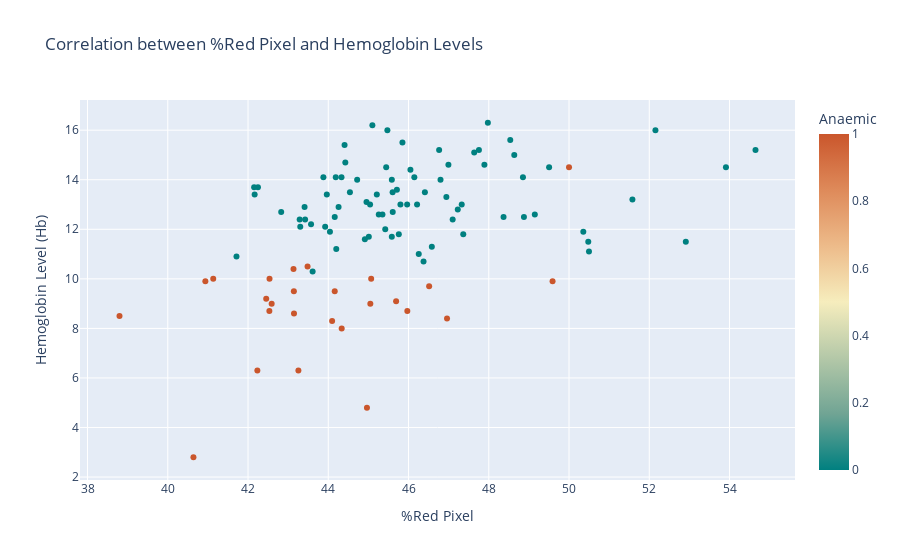

Notebook cell for this chart:
### Code cell
# 2. Correlation between %Red Pixel and Hb
fig = px.scatter(df, x='%Red Pixel', y='Hb', color='Anaemic', title='Correlation between %Red Pixel and Hemoglobin Levels',
                 labels={'%Red Pixel': '%Red Pixel', 'Hb': 'Hemoglobin Level (Hb)', 'Anaemic': 'Anaemic'},
                 color_continuous_scale='geyser')
fig.show()

### Figure 1 — Plotly figure (JSON) as saved in the notebook; plotly's stock layout.template omitted (floating-point values rounded to 4 significant figures)
{"data": [{"hovertemplate": "%Red Pixel=%{x}<br>Hemoglobin Level (Hb)=%{y}<br>Anaemic=%{marker.color}<extra></extra>", "legendgroup": "", "marker": {"color": [1, 0, 0, 0, 0, 0, 1, 0, 0, 1, 0, 0, 1, 1, 0, 0, 1, 1, 0, 1, 0, 0, 0, 0, 1, 0, 0, 0, 0, 0, 0, 0, 0, 0, 0, 0, 0, 0, 0, 0, 0, 0, 0, 0, 0, 0, 0, 0, 0, 0, 0, 0, 0, 0, 0, 0, 0, 0, 1, 0, 0, 1, 0, 1, 1, 0, 1, 0, 1, 1, 0, 1, 0, 0, 0, 0, 1, 1, 1, 1, 0, 0, 1, 0, 0, 0, 0, 0, 0, 0, 0, 1, 0, 0, 1, 0, 0, 0, 0, 1, 1, 0, 0, 0], "coloraxis": "coloraxis", "symbol": "circle"}, "mode": "markers", "name": "", "orientation": "v", "showlegend": false, "type": "scatter", "x": [43.26, 45.6, 45.01, 44.54, 43.29, 45.1, 43.15, 43.61, 45.04, 46.51, 45.35, 44.41, 44.96, 45.05, 46.99, 45.58, 42.54, 44.1, 45.71, 40.94, 44.91, 43.42, 43.3, 47.64, 45.69, 43.41, 44.43, 44.33, 47.89, 42.25, 44.26, 48.64, 42.17, 45.44, 42.15, 45.26, 46.41, 47.23, 47.36, 46.14, 41.71, 47.98, 46.76, 44.95, 44.19, 46.94, 48.85, 45.76, 48.54, 45.58, 45.97, 44.04, 43.96, 47.1, 46.05, 46.21, 49.15, 45.8, 40.64, 50.36, 43.92, 45.07, 45.85, 43.48, 38.8, 45.42, 44.16, 44.16, 42.59, 46.96, 44.2, 41.13, 52.91, 50.5, 44.72, 53.91, 49.59, 45.97, 42.45, 44.33, 43.88, 42.83, 43.13, 45.47, 50.48, 46.26, 46.8, 46.58, 54.65, 48.88, 46.37, 43.14, 49.5, 47.75, 42.53, 52.15, 51.58, 48.37, 47.33, 50.0, 42.23, 45.61, 45.21, 43.57], "xaxis": "x", "y": [6.3, 13.5, 11.7, 13.5, 12.4, 16.2, 8.6, 10.3, 13, 9.7, 12.6, 15.4, 4.8, 9, 14.6, 14, 10, 8.3, 13.6, 9.9, 11.6, 12.4, 12.1, 15.1, 9.1, 12.9, 14.7, 14.1, 14.6, 13.7, 12.9, 15, 13.4, 14.5, 13.7, 12.6, 13.5, 12.8, 11.8, 14.1, 10.9, 16.3, 15.2, 13.1, 14.1, 13.3, 14.1, 11.8, 15.6, 11.7, 13, 11.9, 13.4, 12.4, 14.4, 13, 12.6, 13, 2.8, 11.9, 12.1, 10, 15.5, 10.5, 8.5, 12, 9.5, 12.5, 9, 8.4, 11.2, 10, 11.5, 11.1, 14, 14.5, 9.9, 8.7, 9.2, 8, 14.1, 12.7, 10.4, 16, 11.5, 11, 14, 11.3, 15.2, 12.5, 10.7, 9.5, 14.5, 15.2, 8.7, 16, 13.2, 12.5, 13, 14.5, 6.3, 12.7, 13.4, 12.2], "yaxis": "y"}], "layout": {"autosize": true, "coloraxis": {"colorbar": {"title": {"text": "Anaemic"}}, "colorscale": [[0, "rgb(0, 128, 128)"], [0.1667, "rgb(112, 164, 148)"], [0.3333, "rgb(180, 200, 168)"], [0.5, "rgb(246, 237, 189)"], [0.6667, "rgb(237, 187, 138)"], [0.8333, "rgb(222, 138, 90)"], [1, "rgb(202, 86, 44)"]]}, "legend": {"tracegroupgap": 0}, "title": {"text": "Correlation between %Red Pixel and Hemoglobin Levels"}, "xaxis": {"anchor": "y", "autorange": true, "domain": [0, 1], "range": [37.8, 55.64], "title": {"text": "%Red Pixel"}, "type": "linear"}, "yaxis": {"anchor": "x", "autorange": true, "domain": [0, 1], "range": [1.686, 17.41], "title": {"text": "Hemoglobin Level (Hb)"}, "type": "linear"}}}
